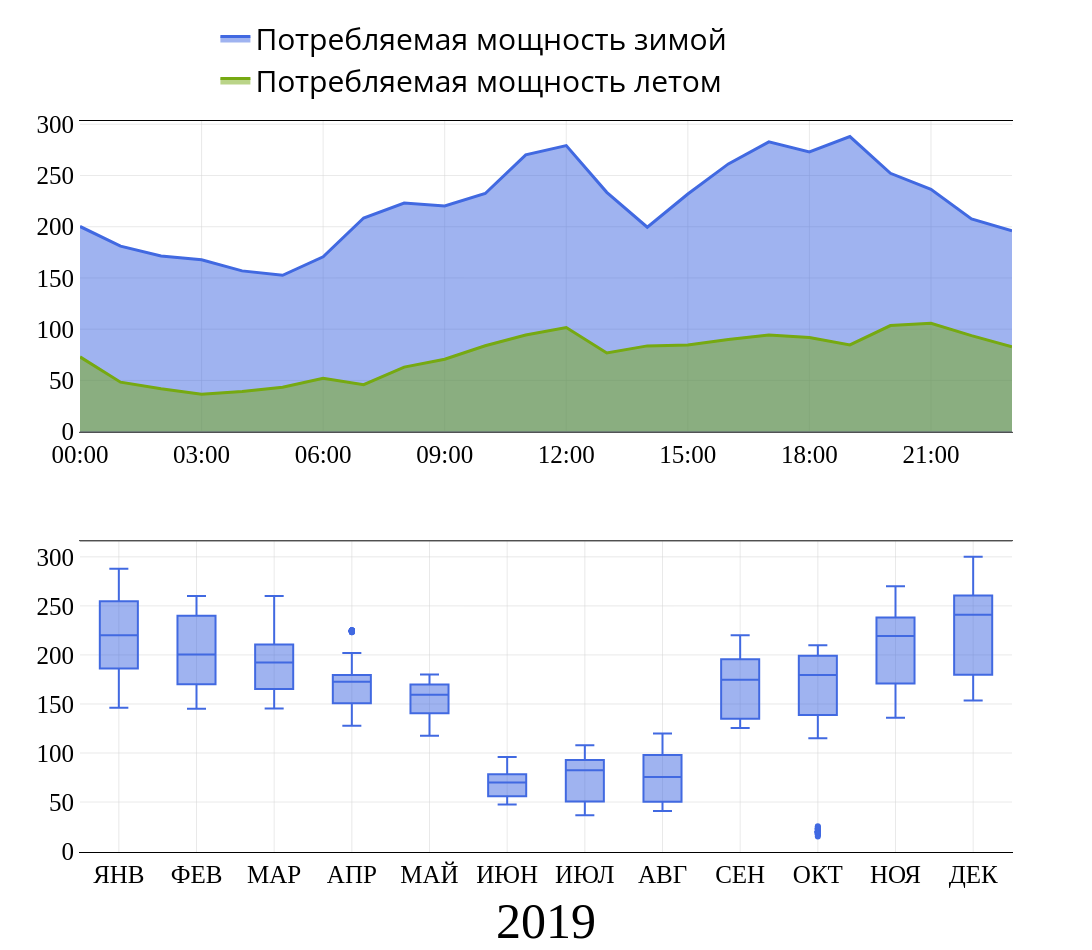

The cell this chart's notebook holds for it:
### Code cell
from plotly.subplots import make_subplots
import plotly.graph_objects as go
ROOT = Path().resolve().parents[1]
name = 'plotly_loads'

fig = make_subplots(rows=2, cols=1, horizontal_spacing=0.02,
                    vertical_spacing=0.15)
fig.add_trace(
    go.Scatter(x=day_winter['datetime'], y=day_winter['Сасыр, kW'],
               name='Потребляемая мощность зимой',
               line=dict(color='#4169E1', width=3), textposition='top center',
               fill='tozeroy'),
    row=1, col=1
)
fig.add_trace(
    go.Scatter(x=day_winter['datetime'], y=day_summ['Сасыр, kW'],
               name='Потребляемая мощность летом',
               line=dict(color='#76A912', width=3), textposition='top center',
               fill='tozeroy'),
    row=1, col=1
)
for inx, series in enumerate(loads):
    fig.add_trace(
        go.Box(y=series, name=labels[inx], showlegend=False,
               marker=dict(color="#4169E1"), line=dict(color="#4169E1")),
        row=2, col=1
    )

fig.update_layout(
    legend=dict(orientation="h",
                 yanchor="bottom",
    y=1.02,
    xanchor="right",
    x=0.70),
     width=1550,
     height=950,
     template="plotly_white",
     title_font_family="bold",
     title_font_color="black",
     legend_title_font_color="black",
     legend_title_font_family = "bold" ,
     autosize=False,
     plot_bgcolor='rgba(245,40,145,0)',
     legend_font_size=30,
     legend_font_color='black',
     title_font_size=35
)
fig.update_xaxes(title_font=dict(color='black', size=50, family='bold'),
                 tickfont_size=25, tickfont_color='black',
                 tickfont_family='bold', row=1, col=1, showgrid=True,
                 tickformat='%H:00',
                 gridcolor='lightgray', gridwidth=0.5, mirror=True, linecolor='black', linewidth=1)
fig.update_xaxes(title_font=dict(color='black', size=50, family='bold'),
                 tickfont_size=25, tickfont_color='black',title_text='2019',
                 tickfont_family='bold', row=2, col=1,  showgrid=True,
                 gridcolor='lightgray', gridwidth=0.5, mirror=True, linecolor='black', linewidth=1)
fig.update_yaxes(tickfont_size=25,tickfont_color='black',
                 tickfont_family='bold',tickformat=',.0f', row=1, col=1,
                 showgrid=True, gridcolor='lightgray', gridwidth=0.5, mirror=True,  linecolor='white', linewidth=1)
fig.update_yaxes(tickfont_size=25,tickfont_color='black',
                 tickfont_family='bold',tickformat=',.0f', row=2, col=1,
                 showgrid=True, gridcolor='lightgray', gridwidth=0.5, mirror=True,  linecolor='white', linewidth=1)

fig.update_annotations(font_size=35, font_color='black')
fig.update_layout(separators="* .*")
fig.show()

data_path = ROOT / 'src' / 'plots' / f'{name}.png'
fig.write_image(data_path)

### Figure 1 — Plotly figure (JSON) as saved in the notebook; plotly's stock layout.template omitted (floating-point values rounded to 4 significant figures; data arrays with more than 128 entries replaced by an {"elided": "..."} marker saying what was removed)
{"data": [{"fill": "tozeroy", "line": {"color": "#4169E1", "width": 3}, "name": "Потребляемая мощность зимой", "textposition": "top center", "x": ["2019-01-18T00:00:00", "2019-01-18T01:00:00", "2019-01-18T02:00:00", "2019-01-18T03:00:00", "2019-01-18T04:00:00", "2019-01-18T05:00:00", "2019-01-18T06:00:00", "2019-01-18T07:00:00", "2019-01-18T08:00:00", "2019-01-18T09:00:00", "2019-01-18T10:00:00", "2019-01-18T11:00:00", "2019-01-18T12:00:00", "2019-01-18T13:00:00", "2019-01-18T14:00:00", "2019-01-18T15:00:00", "2019-01-18T16:00:00", "2019-01-18T17:00:00", "2019-01-18T18:00:00", "2019-01-18T19:00:00", "2019-01-18T20:00:00", "2019-01-18T21:00:00", "2019-01-18T22:00:00", "2019-01-18T23:00:00"], "y": [200.2, 181.0, 171.4, 167.7, 156.9, 152.6, 170.7, 208.5, 223.1, 220.2, 232.4, 270.1, 279.2, 233.5, 199.5, 232.0, 261.3, 282.8, 273.1, 288.0, 252.1, 236.5, 207.6, 195.9], "type": "scatter", "xaxis": "x", "yaxis": "y"}, {"fill": "tozeroy", "line": {"color": "#76A912", "width": 3}, "name": "Потребляемая мощность летом", "textposition": "top center", "x": ["2019-01-18T00:00:00", "2019-01-18T01:00:00", "2019-01-18T02:00:00", "2019-01-18T03:00:00", "2019-01-18T04:00:00", "2019-01-18T05:00:00", "2019-01-18T06:00:00", "2019-01-18T07:00:00", "2019-01-18T08:00:00", "2019-01-18T09:00:00", "2019-01-18T10:00:00", "2019-01-18T11:00:00", "2019-01-18T12:00:00", "2019-01-18T13:00:00", "2019-01-18T14:00:00", "2019-01-18T15:00:00", "2019-01-18T16:00:00", "2019-01-18T17:00:00", "2019-01-18T18:00:00", "2019-01-18T19:00:00", "2019-01-18T20:00:00", "2019-01-18T21:00:00", "2019-01-18T22:00:00", "2019-01-18T23:00:00"], "y": [72.97, 48.33, 41.79, 36.5, 39.31, 43.32, 52.14, 45.92, 63.04, 70.66, 83.81, 94.28, 101.7, 76.81, 83.71, 84.56, 89.87, 94.29, 91.83, 84.61, 103.5, 105.9, 93.74, 82.82], "type": "scatter", "xaxis": "x", "yaxis": "y"}, {"line": {"color": "#4169E1"}, "marker": {"color": "#4169E1"}, "name": "ЯНВ", "showlegend": false, "y": {"elided": "743 float values"}, "type": "box", "xaxis": "x2", "yaxis": "y2"}, {"line": {"color": "#4169E1"}, "marker": {"color": "#4169E1"}, "name": "ФЕВ", "showlegend": false, "y": {"elided": "672 float values"}, "type": "box", "xaxis": "x2", "yaxis": "y2"}, {"line": {"color": "#4169E1"}, "marker": {"color": "#4169E1"}, "name": "МАР", "showlegend": false, "y": {"elided": "744 float values"}, "type": "box", "xaxis": "x2", "yaxis": "y2"}, {"line": {"color": "#4169E1"}, "marker": {"color": "#4169E1"}, "name": "АПР", "showlegend": false, "y": {"elided": "720 float values"}, "type": "box", "xaxis": "x2", "yaxis": "y2"}, {"line": {"color": "#4169E1"}, "marker": {"color": "#4169E1"}, "name": "МАЙ", "showlegend": false, "y": {"elided": "744 float values"}, "type": "box", "xaxis": "x2", "yaxis": "y2"}, {"line": {"color": "#4169E1"}, "marker": {"color": "#4169E1"}, "name": "ИЮН", "showlegend": false, "y": {"elided": "720 float values"}, "type": "box", "xaxis": "x2", "yaxis": "y2"}, {"line": {"color": "#4169E1"}, "marker": {"color": "#4169E1"}, "name": "ИЮЛ", "showlegend": false, "y": {"elided": "744 float values"}, "type": "box", "xaxis": "x2", "yaxis": "y2"}, {"line": {"color": "#4169E1"}, "marker": {"color": "#4169E1"}, "name": "АВГ", "showlegend": false, "y": {"elided": "744 float values"}, "type": "box", "xaxis": "x2", "yaxis": "y2"}, {"line": {"color": "#4169E1"}, "marker": {"color": "#4169E1"}, "name": "СЕН", "showlegend": false, "y": {"elided": "720 float values"}, "type": "box", "xaxis": "x2", "yaxis": "y2"}, {"line": {"color": "#4169E1"}, "marker": {"color": "#4169E1"}, "name": "ОКТ", "showlegend": false, "y": {"elided": "744 float values"}, "type": "box", "xaxis": "x2", "yaxis": "y2"}, {"line": {"color": "#4169E1"}, "marker": {"color": "#4169E1"}, "name": "НОЯ", "showlegend": false, "y": {"elided": "720 float values"}, "type": "box", "xaxis": "x2", "yaxis": "y2"}, {"line": {"color": "#4169E1"}, "marker": {"color": "#4169E1"}, "name": "ДЕК", "showlegend": false, "y": {"elided": "744 float values"}, "type": "box", "xaxis": "x2", "yaxis": "y2"}], "layout": {"xaxis": {"anchor": "y", "domain": [0.0, 1.0], "title": {"font": {"color": "black", "size": 50, "family": "bold"}}, "tickfont": {"size": 25, "color": "black", "family": "bold"}, "showgrid": true, "tickformat": "%H:00", "gridcolor": "lightgray", "gridwidth": 0.5, "mirror": true, "linecolor": "black", "linewidth": 1}, "yaxis": {"anchor": "x", "domain": [0.575, 1.0], "tickfont": {"size": 25, "color": "black", "family": "bold"}, "tickformat": ",.0f", "showgrid": true, "gridcolor": "lightgray", "gridwidth": 0.5, "mirror": true, "linecolor": "white", "linewidth": 1}, "xaxis2": {"anchor": "y2", "domain": [0.0, 1.0], "title": {"font": {"color": "black", "size": 50, "family": "bold"}, "text": "2019"}, "tickfont": {"size": 25, "color": "black", "family": "bold"}, "showgrid": true, "gridcolor": "lightgray", "gridwidth": 0.5, "mirror": true, "linecolor": "black", "linewidth": 1}, "yaxis2": {"anchor": "x2", "domain": [0.0, 0.425], "tickfont": {"size": 25, "color": "black", "family": "bold"}, "tickformat": ",.0f", "showgrid": true, "gridcolor": "lightgray", "gridwidth": 0.5, "mirror": true, "linecolor": "white", "linewidth": 1}, "legend": {"title": {"font": {"color": "black", "family": "bold"}}, "font": {"size": 30, "color": "black"}, "orientation": "h", "yanchor": "bottom", "y": 1.02, "xanchor": "right", "x": 0.7}, "title": {"font": {"family": "bold", "color": "black", "size": 35}}, "width": 1550, "height": 950, "autosize": false, "plot_bgcolor": "rgba(245,40,145,0)", "separators": "* .*"}}
